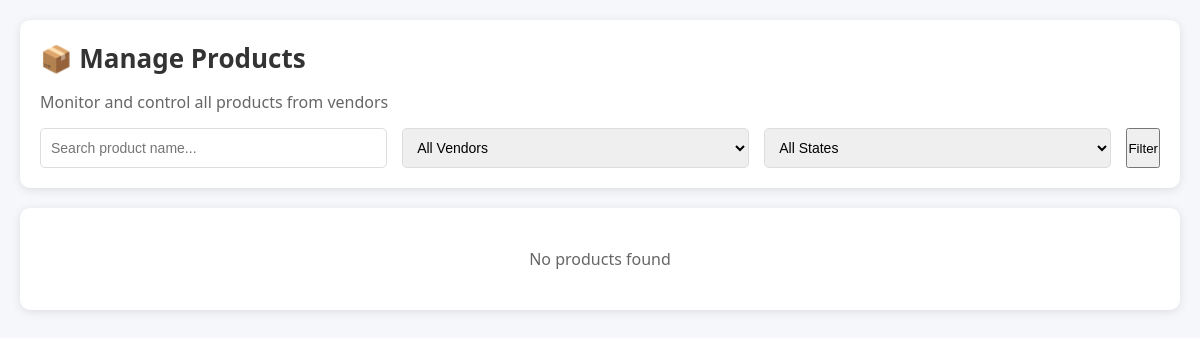
Before: /main/products/ (signed in) with the older database file.
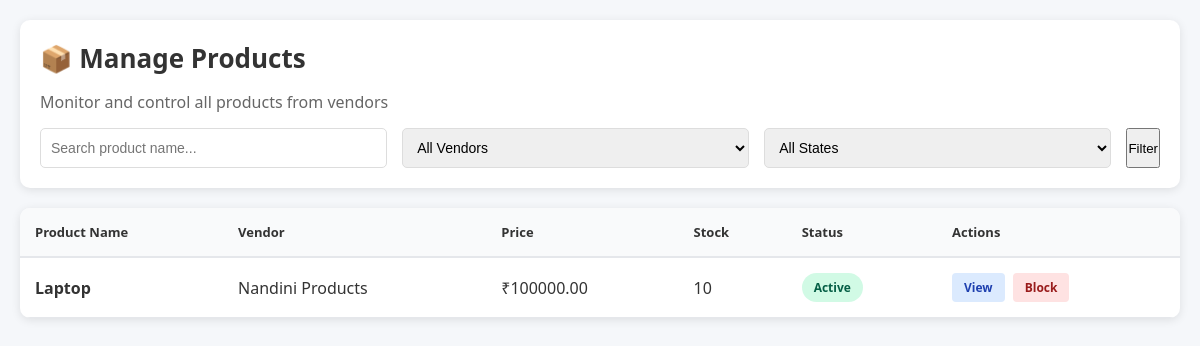
After: the same page with the newer database file.
### ecommapp/models.py (models this page shows, shortened)
class Product(models.Model):
    STATUS_CHOICES = [
        ('active', 'Active'),
        ('inactive', 'Inactive'),
    ]
    vendor = models.ForeignKey(VendorProfile, on_delete=models.CASCADE, related_name='products')
    name = models.CharField(max_length=200)
    description = models.TextField()
    price = models.DecimalField(max_digits=10, decimal_places=2)
    quantity = models.IntegerField()
    image = models.ImageField(upload_to='products/', blank=True, null=True)
    status = models.CharField(max_length=20, choices=STATUS_CHOICES, default='active')
    is_blocked = models.BooleanField(default=False)
    blocked_reason = models.TextField(blank=True, null=True)
    created_at = models.DateTimeField(default=timezone.now)
    updated_at = models.DateTimeField(auto_now=True)
    class Meta:
        ordering = ['-created_at']

class VendorProfile(models.Model):
    BUSINESS_CHOICES = [
        ('retail', 'Retail'),
        ('wholesale', 'Wholesale'),
        ('manufacturer', 'Manufacturer'),
        ('service', 'Service'),
    ]
    ID_PROOF_CHOICES = [
        ('gst', 'GST'),
        ('pan', 'PAN'),
    ]
    APPROVAL_STATUS_CHOICES = [
        ('pending', 'Pending'),
        ('approved', 'Approved'),
        ('rejected', 'Rejected'),
    ]
    user = models.OneToOneField(User, on_delete=models.CASCADE, related_name='vendor_profile')
    shop_name = models.CharField(max_length=100)
    shop_description = models.TextField()
    address = models.TextField()
    business_type = models.CharField(max_length=20, choices=BUSINESS_CHOICES)
    id_type = models.CharField(max_length=10, choices=ID_PROOF_CHOICES, blank=True, null=True)
    id_number = models.CharField(max_length=50, blank=True, null=True)
    id_proof_file = models.FileField(upload_to='vendor_docs/', blank=True, null=True)
    gst_number = models.CharField(max_length=15, blank=True, null=True, help_text="15-digit GST number")
    pan_number = models.CharField(max_length=10, blank=True, null=True, help_text="10-character PAN number")
    pan_name = models.CharField(max_length=100, blank=True, null=True, help_text="Name as per PAN card")
    pan_card_file = models.FileField(upload_to='pan_cards/', blank=True, null=True, help_text="Upload PAN card image")
    approval_status = models.CharField(max_length=20, choices=APPROVAL_STATUS_CHOICES, default='pending')
    rejection_reason = models.TextField(blank=True, null=True)
    created_at = models.DateTimeField(default=timezone.now)
    updated_at = models.DateTimeField(auto_now=True)
    is_blocked = models.BooleanField(default=False)
    blocked_reason = models.TextField(blank=True, null=True)
    class Meta:
        ordering = ['-created_at']

### mainApp/views.py (the view)
    def wrapper(request, *args, **kwargs):
        if not request.user.is_authenticated:
            return redirect('admin_login')
        if not is_mainapp_admin(request.user):
            return redirect('admin_login')
        return view_func(request, *args, **kwargs)

### mainApp/views.py (called while the page is built)
def is_mainapp_admin(user):
    return user.is_superuser or user.is_staff

def admin_required(view_func):
    def wrapper(request, *args, **kwargs):
        if not request.user.is_authenticated:
            return redirect('admin_login')
        if not is_mainapp_admin(request.user):
            return redirect('admin_login')
        return view_func(request, *args, **kwargs)
    return wrapper

### mainApp/templates/mainApp/manage_products.html (shortened to what this page needs)
<!DOCTYPE html>
<html lang="en">
<head>
</head>
<body>
    <div class="container">
        <div class="header">
            <h1>📦 Manage Products</h1>
            <p style="color: #666; margin-bottom: 15px;">Monitor and control all products from vendors</p>
            <form method="GET" class="filters">
                <div class="filter-group">
                    <input type="text" name="search" placeholder="Search product name..." value="{{ search_query }}">
                </div>
                <div class="filter-group">
                    <select name="vendor">
                        <option value="">All Vendors</option>
                    </select>
                </div>
                <div class="filter-group">
                    <select name="blocked">
                        <option value="">All States</option>
                    </select>
                </div>
                <button type="submit">Filter</button>
            </form>
        </div>
        <div class="table-container">
            {% if products %}
            <table>
                <thead>
                    <tr>
                        <th>Product Name</th>
                        <th>Vendor</th>
                        <th>Price</th>
                        <th>Stock</th>
                        <th>Status</th>
                        <th>Actions</th>
                    </tr>
                </thead>
                <tbody>
                    {% for product in products %}
                    <tr>
                        <td><strong>{{ product.name }}</strong></td>
                        <td>{{ product.vendor.shop_name }}</td>
                        <td>₹{{ product.price }}</td>
                        <td>{{ product.quantity }}</td>
                        <td>
                            {% if product.is_blocked %}
                            <span class="status-badge status-blocked">Blocked</span>
                            {% else %}
                            <span class="status-badge status-active">Active</span>
                            {% endif %}
                        </td>
                        <td>
                            <div class="action-links">
                                <a href="{% url 'product_detail' product.id %}" class="link-view">View</a>
                                {% if product.is_blocked %}
                                <a href="{% url 'unblock_product' product.id %}" class="link-unblock">Unblock</a>
                                {% else %}
                                <a href="{% url 'block_product' product.id %}" class="link-block">Block</a>
                                {% endif %}
                            </div>
                        </td>
                    </tr>
                    {% endfor %}
                </tbody>
            </table>
            {% else %}
            <div class="empty-message">
                <p>No products found</p>
            </div>
            {% endif %}
        </div>
    </div>
</body>
</html>

### mainApp/templates/mainApp/manage_products.html (style rules this page uses)
* { margin: 0; padding: 0; box-sizing: border-box; }
body { font-family: 'Segoe UI', Tahoma, Geneva, Verdana, sans-serif; background: #f5f7fa; padding: 20px; color: #333; }
.container { max-width: 1400px; margin: 0 auto; }
.header { background: white; padding: 20px; border-radius: 10px; box-shadow: 0 2px 10px rgba(0, 0, 0, 0.1); margin-bottom: 20px; }
.header h1 { font-size: 26px; margin-bottom: 15px; }
.filters { display: flex; gap: 15px; flex-wrap: wrap; }
.filter-group { display: flex; gap: 5px; flex: 1; min-width: 200px; }
.filter-group input, .filter-group select { flex: 1; padding: 10px; border: 1px solid #ddd; border-radius: 5px; font-size: 14px; }
.table-container { background: white; border-radius: 10px; box-shadow: 0 2px 10px rgba(0, 0, 0, 0.1); overflow: hidden; }
table { width: 100%; border-collapse: collapse; }
th { background: #f9fafb; padding: 15px; text-align: left; font-weight: 600; border-bottom: 2px solid #e5e7eb; font-size: 13px; }
td { padding: 15px; border-bottom: 1px solid #e5e7eb; }
.status-badge { display: inline-block; padding: 6px 12px; border-radius: 20px; font-size: 12px; font-weight: 600; }
.status-active { background: #d1fae5; color: #065f46; }
.action-links { display: flex; gap: 8px; }
.action-links a { padding: 6px 12px; border-radius: 4px; font-size: 12px; text-decoration: none; font-weight: 600; }
.link-view { background: #dbeafe; color: #1e40af; }
.link-block { background: #fee2e2; color: #991b1b; }

Changed rows visible on the page:
added Product: name "Laptop", vendor.shop_name "Nandini Products", price "100000.00", quantity "10", is_blocked "Active"
Other visible differences:
text no longer shown: "No products found"
text now shown: "Product Name Vendor Price Stock Status Actions"
